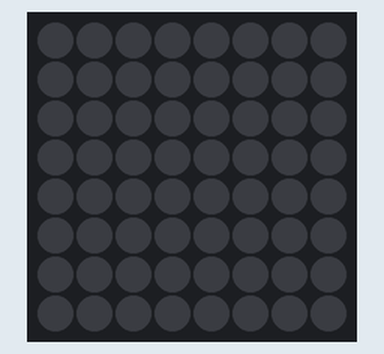
This program was run on a simulated Raspberry Pi (BCM pin numbers) with a Sense HAT. On the bench: the Sense HAT's 8×8 RGB LED matrix. Dim RGB values are drawn brighter than linear.

Above: at 0.1 s.
At 2.65 s:
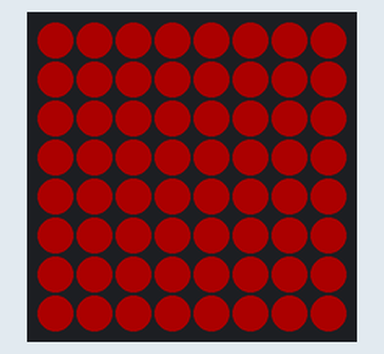
At 12.39 s:
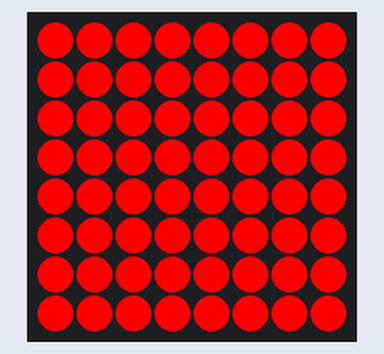

Measured:
- by itself, everything shown: repeats every 12.9 s, in 27 steps

The program:

13_fading.py
```python
from sense_hat import SenseHat
from time import sleep
from random import randint

sense = SenseHat()


while True:
    for r in range(255):
        a=[r,0,0]

        image= [
        a,a,a,a,a,a,a,a,
        a,a,a,a,a,a,a,a,
        a,a,a,a,a,a,a,a,
        a,a,a,a,a,a,a,a,
        a,a,a,a,a,a,a,a,
        a,a,a,a,a,a,a,a,
        a,a,a,a,a,a,a,a,
        a,a,a,a,a,a,a,a
        ]

        sense.set_pixels(image)
        sleep(.05)
```
